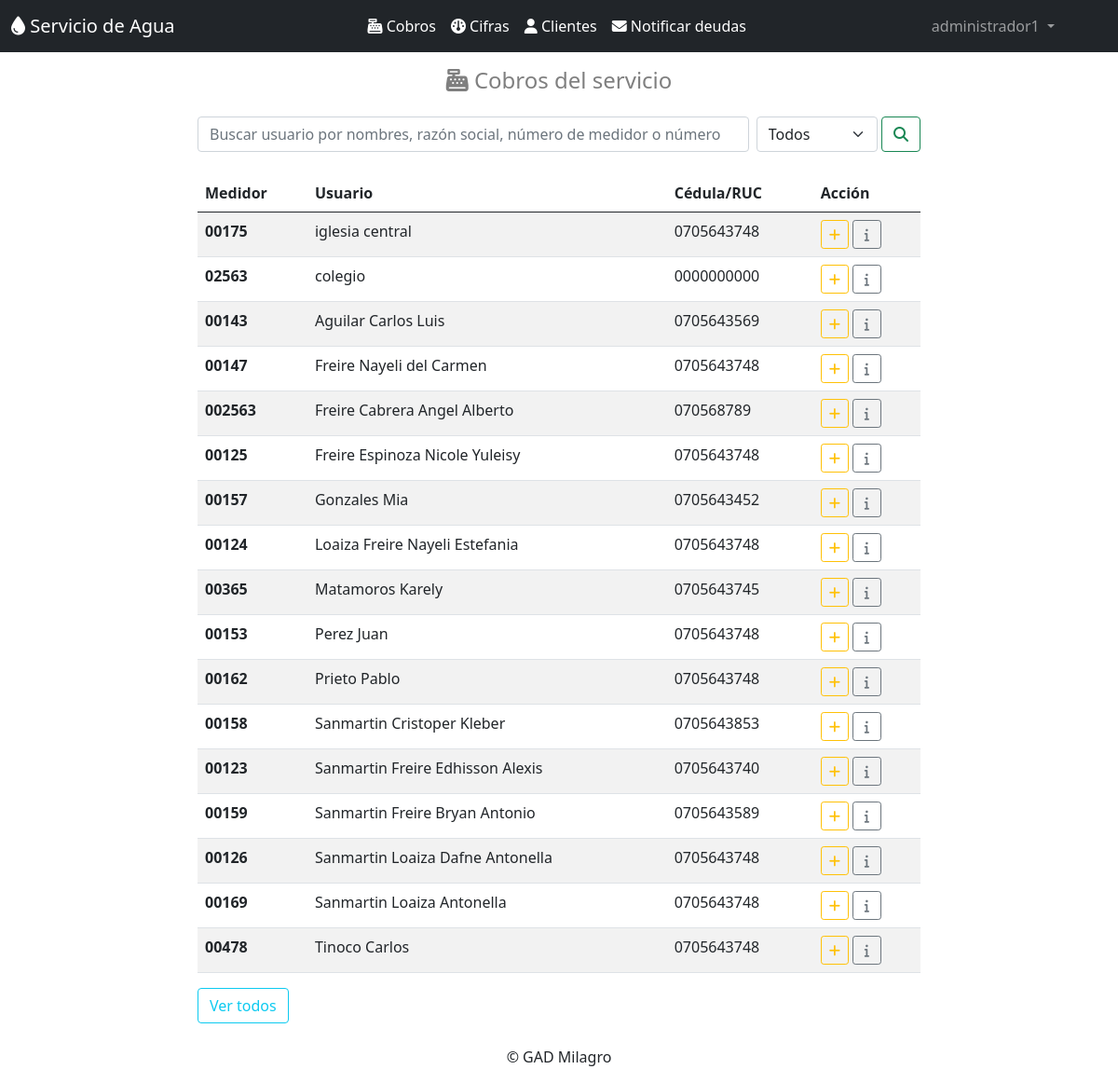
Page /cobros/ (signed in) on the earlier database version.
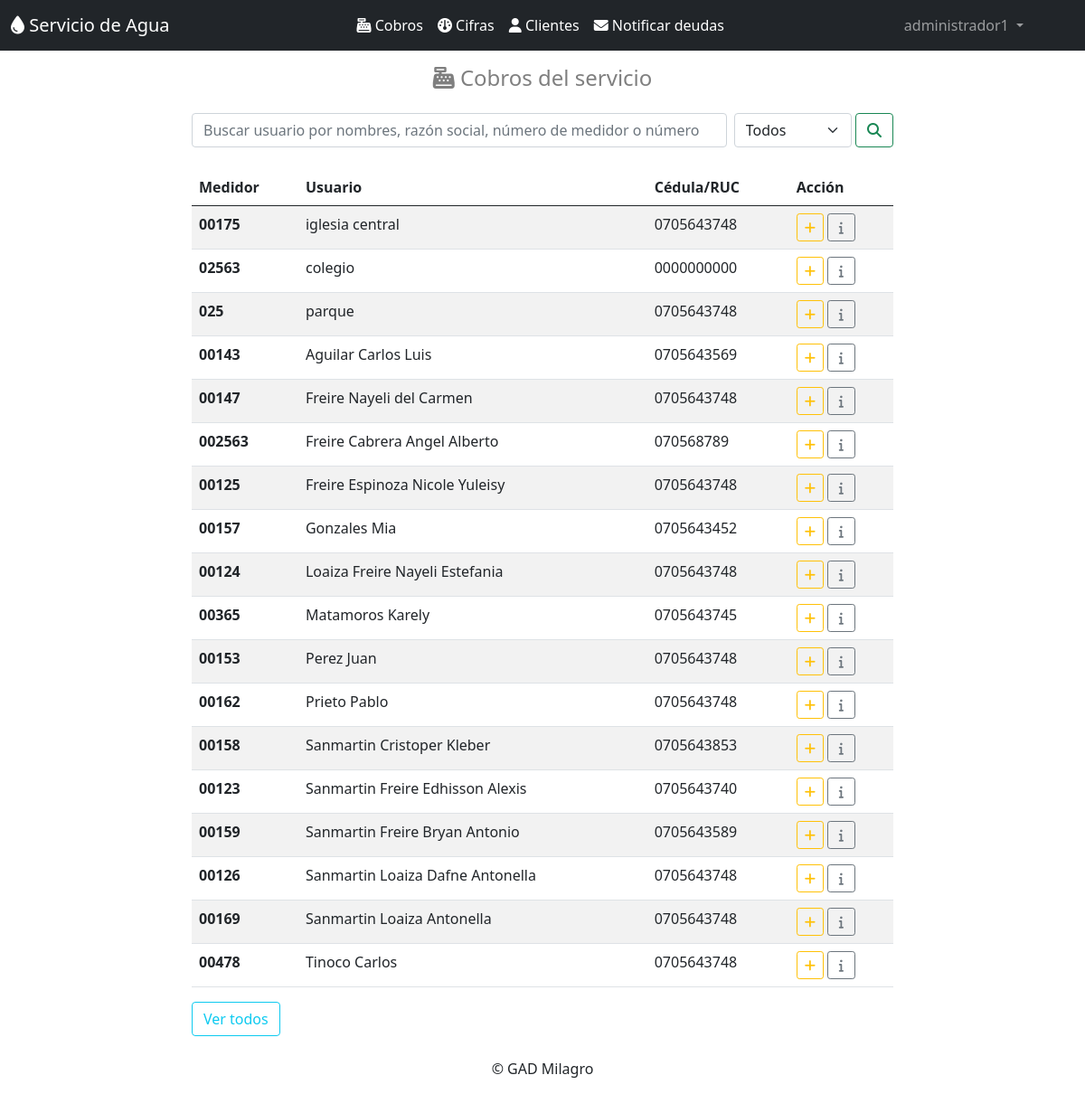
Same page on the later database version.
### clientes/models.py (models this page shows, shortened)
class Cliente(models.Model):
    nombres=models.CharField(max_length=50)
    apellidos=models.CharField(max_length=30,null=True, blank=True)
    detalle=models.CharField(max_length=30,null=True, blank=True)
    medidor=models.CharField(max_length=10, unique=True)
    cedula=models.CharField(max_length=15)
    email=models.EmailField()
    direccion=models.CharField(max_length=50,null=True, blank=True)
    celular=models.CharField(max_length=10,null=True, blank=True)
    deuda=models.CharField(max_length=1, choices=deuda, default='n',null=True, blank=True)
    ultima_cifra=models.CharField(max_length=30,default='null',null=True, blank=True)
    class Meta:
        db_table = 'cliente'
        verbose_name = 'Cliente'
        verbose_name_plural = 'clientes'
        ordering = ['apellidos']

### cobros/views.py (the view)
# urls.py: path('cobros/',mostrar_clientes),
def mostrar_clientes(request):
    busqueda = request.GET.get("buscar")
    filtro = request.GET.get("filtro")
    try:
        clientes = Cliente.objects.all()
    except Cliente.DoesNotExist:
                raise Http404
    date = datetime.date.today()
    año = date.strftime("%Y")
    mes = date.strftime("%B")
    fecha = mes+año
    try:
        if str(busqueda) and (str(filtro)=='1' or str(filtro)=='2'):
            if str(filtro) == '1':
                    clientes = Cliente.objects.filter(
                        Q(deuda__icontains = 's')).filter(
                        Q(nombres__icontains = busqueda) |
                        Q(apellidos__icontains = busqueda)|
                        Q(medidor__icontains = busqueda) |
                        Q(cedula__icontains = busqueda)
                    ).distinct()
                    messages.success(request, "Los resultados para la busqueda '"+busqueda+"' y el filtro 'Deudas pendientes' son:")
            if str(filtro) == '2':
                clientes = Cliente.objects.filter(
                    Q(deuda__icontains = 'n')).filter(
                    Q(nombres__icontains = busqueda) |
                    Q(apellidos__icontains = busqueda)|
                    Q(medidor__icontains = busqueda) |
                    Q(cedula__icontains = busqueda)
                ).distinct()
                messages.success(request, "Los resultados para la busqueda '"+busqueda+"' y el filtro 'Usuarios cancelados' son:")
        else:
            if filtro:
                if str(filtro) == '1':
                    clientes = Cliente.objects.filter(
                        Q(deuda__icontains = 's')).distinct()
                    messages.success(request, "Los usuarios con deudas pendientes son: ")
                if str(filtro) == '2':
                    clientes = Cliente.objects.filter(
                        Q(deuda__icontains = 'n')).distinct()
                    messages.success(request, "Los usuarios que han cancelado son: ")
            if busqueda:
                messages.success(request, " Los resultados encontrados para la busqueda '"+busqueda+"' son:")
                clientes = Cliente.objects.filter(
                    Q(nombres__icontains = busqueda) |
                    Q(apellidos__icontains = busqueda)|
                    Q(medidor__icontains = busqueda) |
                    Q(cedula__icontains = busqueda)
                ).distinct()
    except Cliente.DoesNotExist:
        raise Http404
    return render(request, "cobros.html", {"clientes": clientes,"fecha":fecha})

### templates/cobros.html (shortened to what this page needs)
{% extends "home.html" %}
{% block content %}
<div class="container mb-1 " style="max-width: 800px;">
    <h4 class="text-black-50 text-center py-3"><i class="fa-solid fa-cash-register"></i> Cobros del servicio</h4>
</div>
<div class="container " style="max-width: 800px;">
    <form class="d-flex" method="GET">
        <input class="form-control me-2" type="search" placeholder="Buscar usuario por nombres, razón social, número de medidor o número de cédula" aria-label="Search" name="buscar" value="">
        <select name="filtro" style="max-width: 130px;" class="form-select" aria-label="Default select example">
            <option selected>Todos</option>
        </select>&nbsp;
        <button class="btn btn-outline-success" type="submit"><i class="fa-solid fa-magnifying-glass"></i></button>
    </form>
</div>
<div class="container py-4" style="max-width: 800px;">
    <table class="table table-responsive table-striped">
        <thead>
            <tr>
                <th>Medidor</th>
                <th>Usuario</th>
                <th>Cédula/RUC</th>
                <th>Acción</th>
            </tr>
        </thead>
        <tbody>
            {% for cliente in clientes %}
            <tr>
              <th scope="row">{{ cliente.medidor }}</th>
                <td>{% if cliente.apellidos == None %}  {% else %} {{ cliente.apellidos }} {% endif %}{{ cliente.nombres }}</td>
                <td>{{ cliente.cedula }}</td>
                <td>
                    {% if cliente.ultima_cifra == fecha %}
                        {% if cliente.deuda == 's' %}
                            <a class="btn btn-sm btn-success" href="/calcularcobro/{{cliente.id}}">&nbsp;<i class="fa-solid fa-dollar-sign"></i>&nbsp;</a>
                        {% else %}
                            <a class="btn btn-sm btn-outline-primary" href="/calcularcobro/{{cliente.id}}">&nbsp;<i class="fa-solid fa-eye"></i>&nbsp;</a>
                        {% endif %}
                    {% else %}
                        <a class="btn btn-sm btn-outline-warning " href="/ingresarcifra/{{cliente.id}}"> <i class="fa-solid fa-plus"></i> </a>
                        <a class="btn btn-sm btn-outline-secondary " href="/calcularcobro/{{cliente.id}}">&nbsp;<i class="fa-solid fa-info"></i>&nbsp;</a>
                    {% endif %}
                </td>
            </tr>
            {% endfor %}
            </tbody>
    </table>
    <a class="btn btn-outline-info" href="/cobros">Ver todos</a> &nbsp;&nbsp;
</div>
{% endblock %}

Differences in the rows shown:
added Cliente: medidor "025", nombres "parque", cedula "0705643748"
